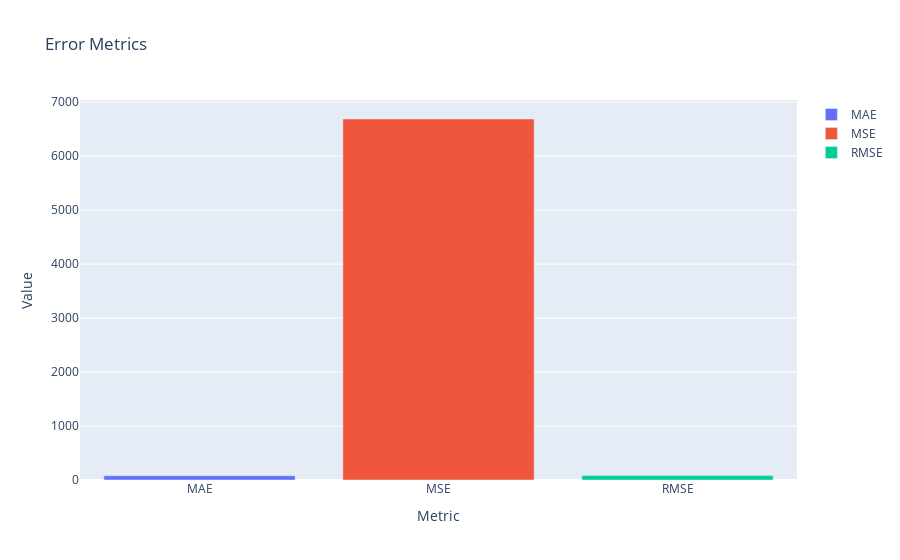

The notebook cell saved with this chart:
### Code cell
import plotly.graph_objs as go

hata = {
    'Metrics': ['MAE', 'MSE', 'RMSE'],
    'Values': [mae, mse, rmse]
}
# Create a bar chart and activate the legend feature
traces = []
for metric, value in zip(hata['Metrics'], hata['Values']):
    traces.append(go.Bar(x=[metric], y=[value], name=metric))

fig = go.Figure(data=traces)
fig.update_layout(
    title='Error Metrics',
    xaxis_title='Metric',
    yaxis_title='Value',
    showlegend=True  # Show legend
)
fig.show()

### Figure 1 — Plotly figure (JSON) as saved in the notebook; plotly's stock layout.template omitted (floating-point values rounded to 4 significant figures)
{"data": [{"name": "MAE", "type": "bar", "x": ["MAE"], "y": [79.4]}, {"name": "MSE", "type": "bar", "x": ["MSE"], "y": [6689.0]}, {"name": "RMSE", "type": "bar", "x": ["RMSE"], "y": [81.79]}], "layout": {"autosize": true, "showlegend": true, "title": {"text": "Error Metrics"}, "xaxis": {"autorange": true, "range": [-0.5, 2.5], "title": {"text": "Metric"}, "type": "category"}, "yaxis": {"autorange": true, "range": [0, 7041.0], "title": {"text": "Value"}, "type": "linear"}}}
